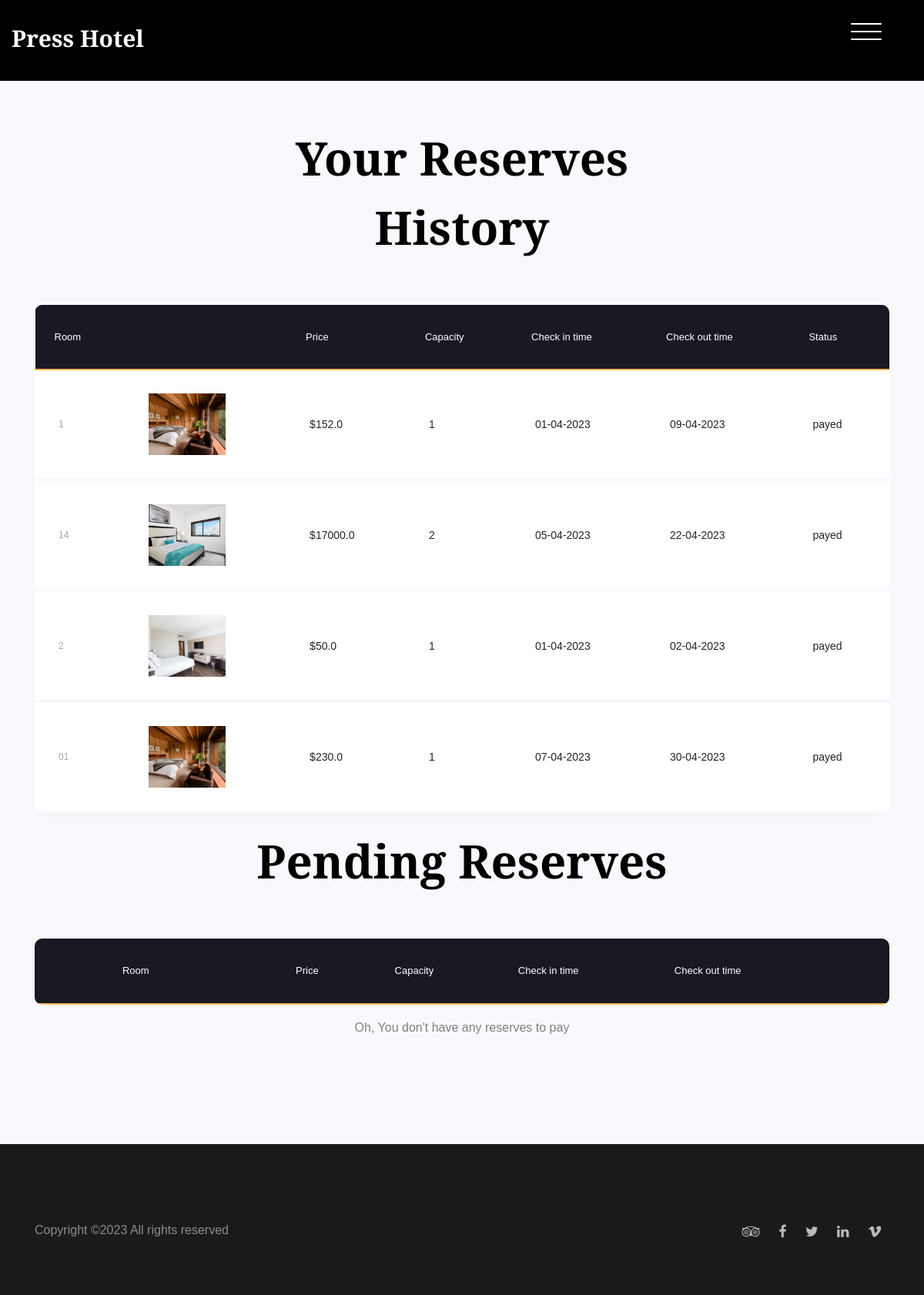
The page /reserves (signed in) on the database its author committed.
### model.py (models this page shows)
class Reservation(Base):
    __tablename__ = 'reservations'
    id = Column(Integer, primary_key=True)
    room_id = Column(Integer, ForeignKey('rooms.id'), nullable=False)
    guest_id = Column(Integer, ForeignKey('users.id'), nullable=False)
    start_date = Column(DateTime, nullable=False, default=datetime.utcnow)
    end_date = Column(DateTime, nullable=False)
    status = Column(Integer, nullable=False, default=0) # 0 = pending, 1 = payed, not comfirm , 2 = confirmed, 3 = cancelled
    room = relationship('Room', backref='reservations')

### user_route.py (the view)
@user_route.route('/reserves', methods=['GET'])
def reserves():
    with app.app_context():
        if not session.get('logged_in'):
            return redirect(url_for('authenticate_route.login'))
        else:
            user_id = session['id']
            reservations_history = get_reservations_by_guest_id(user_id, 1)
            reservations = get_reservations_by_guest_id(user_id)
            message = request.args.get('message')
            error = request.args.get('error')
            request_pay = False
            for reservation in reservations:
                if reservation.status == 0:
                    request_pay = True
                    break
            return render_template('user_reserves.html',history=reservations_history, reservations=reservations, request_pay= request_pay, message=message, error=error)

### templates/user_reserves.html (shortened to what this page needs)
{% extends "base.html" %}
{% block header %}
<link
  rel="stylesheet"
  href="{{ url_for('static', filename='css/reserves.css') }}"
/>
<header class="site-header js-site-header">
  <div class="container-fluid">
    <div class="row align-items-center">
      <div class="col-6 col-lg-4 site-logo" data-aos="fade">
        <a href="/">Press Hotel</a>
      </div>
      <div class="col-6 col-lg-8">
        <div class="site-menu-toggle js-site-menu-toggle" data-aos="fade">
          <span></span>
          <span></span>
          <span></span>
        </div>
      </div>
    </div>
  </div>
</header>
{% endblock %}
{% block body %}
<section class="ftco-section mt-5">
  <div class="container">
    <div class="row justify-content-center text-center mb-5">
      <div class="col-md-7">
        <h2 class="heading" data-aos="fade-up">Your Reserves History</h2>
      </div>
    </div>
    <div class="row" data-aos="fade-up">
      <div class="col-md-12">
        <div class="table-wrap">
          <table class="table">
            <thead class="thead-primary">
              <tr>
                <th>Room</th>
                <th>&nbsp;</th>
                <th>Price</th>
                <th>Capacity</th>
                <th>Check in time</th>
                <th>Check out time</th>
                <th>Status</th>
              </tr>
            </thead>
            <tbody>
              {% for reservation in history %}
              <tr class="alert" role="alert">
                <td>
                  <div class="email">
                    <span
                      ><a
                        href="{{ url_for('user_route.room', room_id=reservation.room_id) }}"
                        >{{ reservation.room_number }}</a
                      ></span
                    >
                  </div>
                </td>
                <td>
                  <div
                    class="img"
                    style="background-image: url({{ url_for('static', filename='images/' + reservation.image) }})"
                  ></div>
                </td>
                <td>${{ reservation.price }}</td>
                <td>{{ reservation.capacity }}</td>
                <td>{{ reservation.check_in }}</td>
                <td>{{ reservation.check_out }}</td>
                <td>{{ "payed" if reservation.status == 1 else "not pay" if reservation.status == 0 else reservation.status}}</td>
              </tr>
              {% endfor %}
            </tbody>
          </table>
        </div>
      </div>
    </div>
    <div class="row justify-content-center text-center mb-5">
      <div class="col-md-7">
        <h2 class="heading" data-aos="fade-up">Pending Reserves</h2>
      </div>
    </div>
    <div class="row" data-aos="fade-up">
      <div class="col-md-12">
        <div class="table-wrap">
          <table class="table">
            <thead class="thead-primary">
              <tr>
                <th>&nbsp;</th>
                <th>Room</th>
                <th>&nbsp;</th>
                <th>Price</th>
                <th>Capacity</th>
                <th>Check in time</th>
                <th>Check out time</th>
                <th>&nbsp;</th>
              </tr>
            </thead>
          </table>
        </div>
      </div>
    </div>
    <div class="row justify-content-center" data-aos="fade-up">
      <div class="col-md-6 text-center mb-4">
        {% if request_pay %}
          <button type="button" class="btn btn-primary btn-lg btn-block" onclick="location.href='{{ url_for('user_route.payment') }}'">
            Pay now
          </button>
        {% else %}
          <div>
            <p class="mb-0">Oh, You don't have any reserves to pay</p>
          </div>
        {% endif %}
      </div>
    </div>
  </div>
</section>
{% endblock %}
{% block footer %}
<footer class="section footer-section">
  <div class="container">
    <div class="row pt-5">
      <p class="col-md-6 text-left">
        Copyright &copy;<script>document.write(new Date().getFullYear());</script> All rights reserved
      </p>
      <p class="col-md-6 text-right social">
        <a href="#"><span class="fa fa-tripadvisor"></span></a>
        <a href="#"><span class="fa fa-facebook"></span></a>
        <a href="#"><span class="fa fa-twitter"></span></a>
        <a href="#"><span class="fa fa-linkedin"></span></a>
        <a href="#"><span class="fa fa-vimeo"></span></a>
      </p>
    </div>
  </div>
</footer>
{% endblock %}

### static/css/style.css (style rules this page uses)
body { background: #fff; font-family: "Roboto", arial, sans-serif; font-weight: 200; font-size: 16px; line-height: 1.8; color: #6c757d; position: relative; }
a { -webkit-transition: .3s all ease; -o-transition: .3s all ease; transition: .3s all ease; text-decoration: none; }
h1, h2, h3, h4, h5 { color: #000; font-family: "Playfair Display", times, serif; }
table { border-collapse: collapse; background: #fff; border-radius: 10px; -webkit-box-shadow: 0 2px 80px -10px rgba(0, 0, 0, 0.2); box-shadow: 0 2px 80px -10px rgba(0, 0, 0, 0.2); overflow: hidden; width: 100%; margin: 0 auto; position: relative; }
table thead { position: sticky; }
table thead tr { background: #1a1823; }
table thead th { color: #fff; vertical-align: middle !important; border-bottom: 2px solid #ffba5a !important; padding-left: 25px !important; }
.container-fluid { max-width: 1600px; }
.site-header { position: fixed; top: 0; width: 100%; padding: 60px 0; z-index: 2; -webkit-transition: .3s all ease-in-out; -o-transition: .3s all ease-in-out; transition: .3s all ease-in-out; }
.site-logo { padding-left: 40px; }
.site-logo a { font-size: 30px; color: #fff; font-weight: bold; line-height: 1; font-family: "Playfair Display", times, serif; }
.site-menu-toggle { top: 0; float: right; width: 40px; height: 45px; position: relative; margin: 0px auto; z-index: 200; -webkit-transform: rotate(0deg); -moz-transform: rotate(0deg); -o-transform: rotate(0deg); -ms-transform: rotate(0deg); transform: rotate(0deg); -webkit-transition: .5s ease-in-out; -moz-transition: .5s ease-in-out; -o-transition: .5s ease-in-out; transition: .5s ease-in-out; cursor: pointer; margin-right: 40px; }
.site-menu-toggle span { display: block; position: absolute; height: 2px; width: 100%; background: #fff; border-radius: 9px; opacity: 1; left: 0; -webkit-transform: rotate(0deg); -moz-transform: rotate(0deg); -o-transform: rotate(0deg); -ms-transform: rotate(0deg); transform: rotate(0deg); -webkit-transition: .25s ease-in-out; -moz-transition: .25s ease-in-out; -o-transition: .25s ease-in-out; transition: .25s ease-in-out; }
.site-menu-toggle span:nth-child(1) { top: 0px; }
.site-menu-toggle span:nth-child(2) { top: 10px; }
.site-menu-toggle span:nth-child(3) { top: 20px; }
.section { padding: 7em 0; }
.heading-serif, .heading, .testimonial-section .heading, .slider-section .heading, .blog-post-entry .heading { font-size: 60px; font-family: "Playfair Display", times, serif; font-weight: 700; }
.footer-section { background: #1a1a1a; color: #fff; padding-block: 50px; }
.footer-section a { color: rgba(255, 255, 255, 0.7); }
.footer-section p { color: rgba(255, 255, 255, 0.5); }
.footer-section .social a { font-size: 18px; padding: 10px; }

### rows shown on the page
Reservation: room_number "1", price "152.0", capacity "1", check_in "01-04-2023", check_out "09-04-2023", status "payed"
Reservation: room_number "14", shows a picture, price "17000.0", capacity "2", check_in "05-04-2023", check_out "22-04-2023", status "payed"
Reservation: room_number "2", shows a picture, price "50.0", capacity "1", check_in "01-04-2023", check_out "02-04-2023", status "payed"
Reservation: room_number "01", price "230.0", capacity "1", check_in "07-04-2023", check_out "30-04-2023", status "payed"
